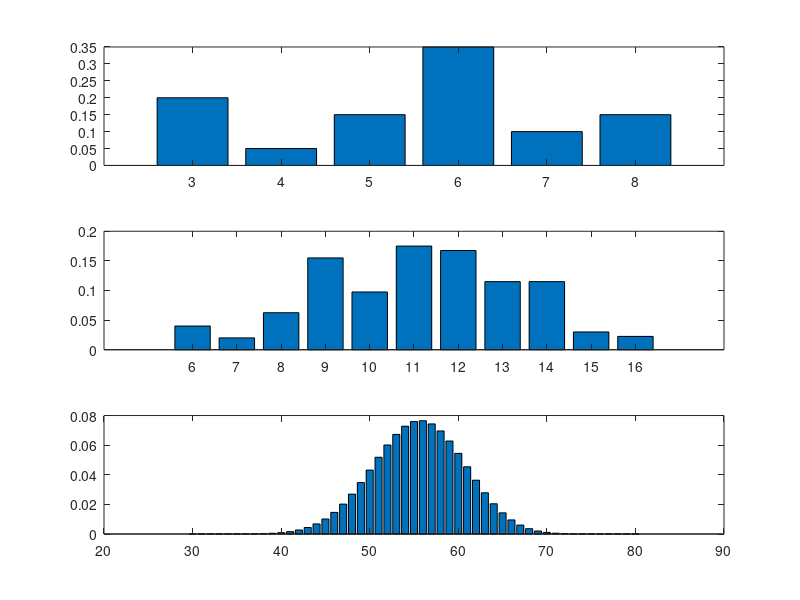

MATLAB code for this plot:
clear variables;
close all;

%% Partie a
k = [3 4 5 6 7 8];
Pk = [4/20 1/20 3/20 7/20 2/20 3/20];
E = sum(k.*Pk); %Produit scalaire
V = sum(k.^2.*Pk)-E^2;
Ecart = sqrt(V);

disp(['Esperance : ',num2str(E)]);
disp(['Ecart type : ',num2str(Ecart)]);

figure(1);
subplot(3,1,1);
bar(k,Pk);

%% Partie b
Conv = conv(Pk,Pk);

subplot(3,1,2);
bar((6:16),Conv);

%% Partie c
Conv2 = Pk;
n = 10;
for i = 1:n-1
    Conv2 = conv(Conv2,Pk);
end
subplot(3,1,3);
bar((n*3:n*8),Conv2);

%% Partie d
E2 = n*E;
Ecart2 = Ecart*sqrt(n);

disp(['Esperance : ',num2str(E2)]);
disp(['Ecart type : ',num2str(Ecart2)]);

%% Partie e





